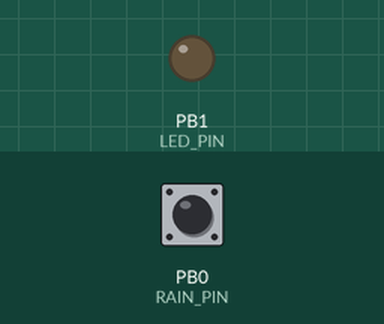
Recording of a sketch running on a simulated ATtiny85, built with avr-gcc and run on an emulated ATtiny85. Shown: output pins drawn as LEDs (lit = HIGH). Inputs (shaded band) come from the test bench; at power-on: PB0 (RAIN_PIN) HIGH. Sleep ends after the set time or at an interrupt.

Above: at 1.2 s.
1.3 s: PB0 (RAIN_PIN) pulled LOW for 0.15 s
At 1.6 s:
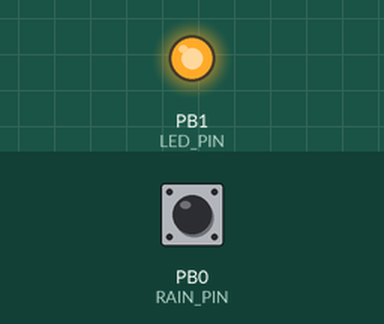
Timing chart, 0 to 4.3 s (numbered marks = the images above; inputs shaded):
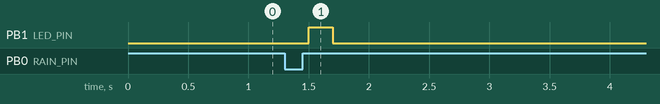

Measured:
- after the input at 1.3 s, PB1 (LED_PIN): LOW → HIGH after 0.20 s, → LOW 0.20 s later

The sketch:

rain_counter.ino
```cpp
#include <EnableInterrupt.h>
#include <avr/sleep.h>

// Routines to set and claer bits (used in the sleep code)
#ifndef cbi
#define cbi(sfr, bit) (_SFR_BYTE(sfr) &= ~_BV(bit))
#endif
#ifndef sbi
#define sbi(sfr, bit) (_SFR_BYTE(sfr) |= _BV(bit))
#endif

// all pin numbers are arduino pin defn
#define RAIN_PIN 0
#define LED_PIN 1
#define REPORT_PIN 2

// delays
#define DEBOUNCE_MS	200
#define LED_EVENT_MS 200
#define LED_REPORT_HIGH_MS 100
#define LED_REPORT_LOW_MS 200

volatile boolean f_rain_intr = 0;
volatile boolean f_report = 1;

// Variables for the Sleep/power down modes:
volatile boolean f_wdt = 1;

int counter = 0;

// set system into the sleep state
// system wakes up when wtchdog is timed out
void system_sleep() {


  set_sleep_mode(SLEEP_MODE_PWR_DOWN); // sleep mode is set here
  sleep_enable();

  sleep_mode();                        // System actually sleeps here

  sleep_disable();                     // System continues execution here when watchdog timed out

}

// 0=16ms, 1=32ms,2=64ms,3=128ms,4=250ms,5=500ms
// 6=1 sec,7=2 sec, 8=4 sec, 9= 8sec
void setup_watchdog(int ii) {

  byte bb;
  int ww;
  if (ii > 9 ) ii=9;
  bb=ii & 7;
  if (ii > 7) bb|= (1<<5);
  bb|= (1<<WDCE);
  ww=bb;

  MCUSR &= ~(1<<WDRF);
  // start timed sequence
  WDTCR |= (1<<WDCE) | (1<<WDE);
  // set new watchdog timeout value
  WDTCR = bb;
  WDTCR |= _BV(WDIE);
}

// Watchdog Interrupt Service / is executed when watchdog timed out
ISR(WDT_vect) {
  f_wdt=1;  // set global flag
}

void count_pulses(void){
  f_rain_intr = 1;
}

void report_pulses(void){
	f_report = 1;
}

void setup() {
  cbi(ADCSRA,ADEN);                    // switch Analog to Digitalconverter OFF

  pinMode(LED_PIN, OUTPUT);
  pinMode(RAIN_PIN, INPUT_PULLUP);
  pinMode(REPORT_PIN, INPUT_PULLUP);

  enableInterrupt(RAIN_PIN, count_pulses, FALLING);
  enableInterrupt(REPORT_PIN, report_pulses, FALLING);

}

void loop() {

	int i = 0;

	if (f_rain_intr == 1) {  // wait for timed out watchdog / flag is set when a watchdog timeout occurs
	  //   f_wdt=0;       // reset flag
		delay(DEBOUNCE_MS);	// soft debounce

	    f_rain_intr = 0;

	    counter = counter + 1;
	    digitalWrite(LED_PIN, HIGH);
	    delay(LED_EVENT_MS);  // Switch the LED on for 0.5 Seconds
	    digitalWrite(LED_PIN, LOW);
	    // _delay_ms(500);  // Switch the LED on for 0.5 Seconds

	}
	if (f_report == 1){
		delay(DEBOUNCE_MS);
		f_report = 0;

		for(i=0; i<counter; i++){
			digitalWrite(LED_PIN, HIGH);
			delay(LED_REPORT_HIGH_MS);
			digitalWrite(LED_PIN, LOW);
			delay(LED_REPORT_LOW_MS);
		}

		counter = 0;
	}

	setup_watchdog(60000);
	system_sleep();

}
```
